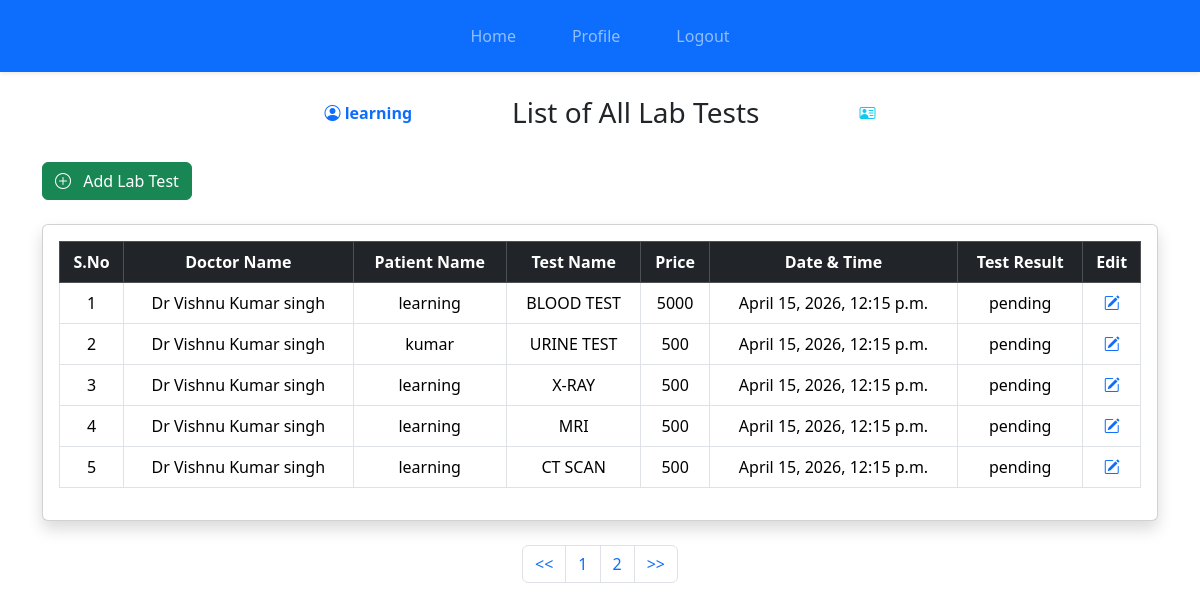
The app's page /labreports/dashboard/ (signed in) with its own data.
### labreports/models.py (models this page shows, shortened)
class Lab_test(models.Model):
    All_lab_tests = [
        ("BLOOD TEST", "Blood Test"),
        ("URINE TEST", "Urine Test"),
        ("X-RAY", "X-Ray"),
        ("MRI", "MRI"),
        ("CT SCAN", "CT Scan"),
        ("ULTRASOUND", "Ultrasound"),
        ("ECG", "ECG"),
        ("EEG", "EEG"),
        ("BIOPSY", "Biopsy"),
        ("ALLERGY TEST", "Allergy Test"),
    ]
    test_result=[
        ('pending','Pending'),
        ('ongoing','Ongoing'),
        ('completed','Completed')
    ]
    test_range = [
        ('nil','Nil'),
        ('positive','Positive'),
        ('negative','Negative'),
        ('normal','Normal'),
        ('abnormal','Abnormal')
    ]
    reffered_by = models.ForeignKey(Alldoctors,on_delete=models.CASCADE)
    patient_name = models.ForeignKey(UserDetails,on_delete=models.CASCADE)
    lab_test = models.CharField(max_length=100, choices=All_lab_tests)
    lab_results = models.CharField(max_length=500, choices=test_result,default='ongoing')
    created_at = models.DateTimeField(auto_now_add=True)
    result_range = models.CharField(max_length=100, choices=test_range,default='Nil')
    result_description = models.TextField(max_length=500)
    test_cost = models.IntegerField(default=500)
    test_duration = models.CharField(max_length=50, default="4 hrs")

### doctors/models.py (models this page shows)
class Alldoctors(models.Model):
    name=models.CharField(max_length=100)
    specialized=models.CharField(choices=specialization)
    YOE=models.PositiveIntegerField()
    lic_no=models.CharField(max_length=50)
    certification=models.ImageField(upload_to='certificates/',blank=True,null=True)
    profile_pic = models.ImageField(upload_to='doctors/', blank=True, null=True)
    age=models.PositiveIntegerField()
    email=models.EmailField()
    address=models.CharField(max_length=100)
    phone=models.PositiveBigIntegerField()
    def __str__(self):
        return self.name

### learnapp/models.py (models this page shows)
class UserDetails(models.Model):
    user=models.OneToOneField(User,on_delete=models.CASCADE)
    phone=models.BigIntegerField()
    address=models.CharField(max_length=100)
    street=models.CharField(max_length=100)
    city=models.CharField(max_length=100)
    state=models.CharField(max_length=100)
    zip=models.IntegerField()
    userpic=models.ImageField(upload_to='userimg/',blank=True,null=True)
    def __str__(self):
        return self.user.username

### labreports/views.py (the view)
# urls.py: path('dashboard/', views.dashboard, name='dashboard'),
@login_required(login_url="login")
def dashboard(request):
    tests = Lab_test.objects.all()
    paginator=Paginator(tests,5)
    page_number=request.GET.get('page')
    tests=paginator.get_page(page_number)
    labtech = getattr(request.user, 'lab_report', None)
    return render(request, 'labreports/dashboard.html', {'tests': tests,'labtech':labtech})

### labreports/context_processors.py (called while the page is built)
def labtech_context(request):
    if request.user.is_authenticated:
        labtech = getattr(request.user, 'lab_report', None)
    else:
        labtech = None
    return {'labtech': labtech}

### templates/labreports/dashboard.html (shortened to what this page needs)
{% extends 'base.html' %} {% block content %}
<div class="container mt-4">
  <div class="d-flex justify-content-center align-items-center mb-2" style="gap: 100px;">
  <span class="fw-bold text-primary">
    <i class="bi bi-person-circle"></i> {{ user.username }}
  </span>
  <h3 class="mb-0">
    List of All Lab Tests
  </h3>
  <span class="fw-bold text-info">
    <i class="bi bi-person-vcard"></i> {{ labtech.emp_id }}
  </span>
</div>
  <br />
<a href="{% url 'add_lab_test' %}" class="btn btn-success">
  <i class="bi bi-plus-circle me-2"></i>
  Add Lab Test
</a>
  <div class="card shadow mt-4 p-3">
    <table class="table table-bordered text-center">
      <thead class="table-dark">
        <tr>
          <th>S.No</th>
          <th>Doctor Name</th>
          <th>Patient Name</th>
          <th>Test Name</th>
          <th>Price</th>
          <th>Date & Time</th>
          <th>Test Result</th>
          <th>Edit</th>
        </tr>
      </thead>
      <tbody>
        {% for test in tests %}
        <tr>
          <td>{{ forloop.counter }}</td>
          <td>{{ test.reffered_by }}</td>
          <td>{{ test.patient_name }}</td>
          <td>{{ test.lab_test }}</td>
          <td>{{ test.test_cost }}</td>
          <td>{{ test.created_at }}</td>
          <td>{{ test.lab_results }}</td>
          <td>
            <a href="{% url 'edit_lab_test' test.id %}">
              <i class="bi bi-pencil-square text-primary"></i>
            </a>
          </td>
        </tr>
        {% endfor %}
      </tbody>
    </table>
  </div>
  <br />
<div>
    <nav aria-label="Page navigation example">
      <ul class="pagination justify-content-center">
        <li class="page-item"><a class="page-link" href="?page=1"><<</a></li>
        <li class="page-item"><a class="page-link" href=?page="{{ tests.number }}">{{ tests.number }}</a></li>
        {% if tests.has_next %}
      <li class="page-item">
        <a class="page-link" href="?page={{ tests.next_page_number }}">
          {{ tests.next_page_number }}
        </a>
      </li>
      {% endif %}
        <li class="page-item">
          <a class="page-link" href="?page={{ tests.paginator.num_pages }}">>></a>
        </li>
      </ul>
    </nav>
  </div>
{% endblock %}

### records on screen
Lab_test: reffered_by "Dr Vishnu Kumar singh", patient_name "learning", lab_test "BLOOD TEST", test_cost "5000", created_at "April 15, 2026, 12:15 p.m.", lab_results "pending"
Lab_test: reffered_by "Dr Vishnu Kumar singh", patient_name "kumar", lab_test "URINE TEST", test_cost "500", created_at "April 15, 2026, 12:15 p.m.", lab_results "pending"
Lab_test: reffered_by "Dr Vishnu Kumar singh", patient_name "learning", lab_test "X-RAY", test_cost "500", created_at "April 15, 2026, 12:15 p.m.", lab_results "pending"
Lab_test: reffered_by "Dr Vishnu Kumar singh", patient_name "learning", lab_test "MRI", test_cost "500", created_at "April 15, 2026, 12:15 p.m.", lab_results "pending"
Lab_test: reffered_by "Dr Vishnu Kumar singh", patient_name "learning", lab_test "CT SCAN", test_cost "500", created_at "April 15, 2026, 12:15 p.m.", lab_results "pending"

### other values on screen
{{ user.username }} "learning"
{{ tests.number }} "1"
{{ tests.next_page_number }} "2"
